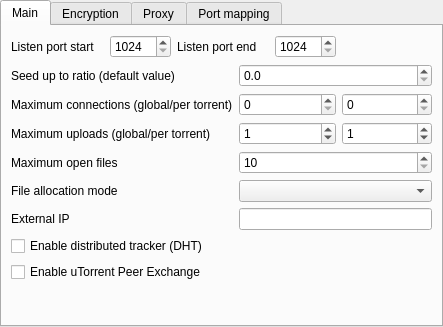
<ui version="4.0" >
 <class>SettingsTorrentForm</class>
 <widget class="QWidget" name="SettingsTorrentForm" >
  <property name="geometry" >
   <rect>
    <x>0</x>
    <y>0</y>
    <width>443</width>
    <height>327</height>
   </rect>
  </property>
  <property name="windowTitle" >
   <string>BitTorrent</string>
  </property>
  <layout class="QGridLayout" >
   <property name="leftMargin" >
    <number>0</number>
   </property>
   <property name="topMargin" >
    <number>0</number>
   </property>
   <property name="rightMargin" >
    <number>0</number>
   </property>
   <property name="bottomMargin" >
    <number>0</number>
   </property>
   <item row="0" column="0" >
    <widget class="QTabWidget" name="tabWidget" >
     <property name="currentIndex" >
      <number>0</number>
     </property>
     <widget class="QWidget" name="tab" >
      <attribute name="title" >
       <string>Main</string>
      </attribute>
      <layout class="QGridLayout" >
       <item row="0" column="0" colspan="3" >
        <layout class="QHBoxLayout" >
         <property name="spacing" >
          <number>6</number>
         </property>
         <property name="leftMargin" >
          <number>0</number>
         </property>
         <property name="topMargin" >
          <number>0</number>
         </property>
         <property name="rightMargin" >
          <number>0</number>
         </property>
         <property name="bottomMargin" >
          <number>0</number>
         </property>
         <item>
          <widget class="QLabel" name="label" >
           <property name="sizePolicy" >
            <sizepolicy vsizetype="Preferred" hsizetype="Expanding" >
             <horstretch>0</horstretch>
             <verstretch>0</verstretch>
            </sizepolicy>
           </property>
           <property name="text" >
            <string>Listen port start</string>
           </property>
          </widget>
         </item>
         <item>
          <widget class="QSpinBox" name="spinListenStart" >
           <property name="minimum" >
            <number>1024</number>
           </property>
           <property name="maximum" >
            <number>32768</number>
           </property>
          </widget>
         </item>
         <item>
          <widget class="QLabel" name="label_2" >
           <property name="sizePolicy" >
            <sizepolicy vsizetype="Preferred" hsizetype="Expanding" >
             <horstretch>0</horstretch>
             <verstretch>0</verstretch>
            </sizepolicy>
           </property>
           <property name="text" >
            <string>Listen port end</string>
           </property>
          </widget>
         </item>
         <item>
          <widget class="QSpinBox" name="spinListenEnd" >
           <property name="minimum" >
            <number>1024</number>
           </property>
           <property name="maximum" >
            <number>32768</number>
           </property>
          </widget>
         </item>
        </layout>
       </item>
       <item row="1" column="0" colspan="2" >
        <widget class="QLabel" name="label_3" >
         <property name="sizePolicy" >
          <sizepolicy vsizetype="Preferred" hsizetype="Expanding" >
           <horstretch>0</horstretch>
           <verstretch>0</verstretch>
          </sizepolicy>
         </property>
         <property name="text" >
          <string>Seed up to ratio (default value)</string>
         </property>
        </widget>
       </item>
       <item row="1" column="2" colspan="2" >
        <widget class="QDoubleSpinBox" name="spinRatio" >
         <property name="decimals" >
          <number>1</number>
         </property>
         <property name="minimum" >
          <double>0.000000000000000</double>
         </property>
         <property name="singleStep" >
          <double>0.100000000000000</double>
         </property>
        </widget>
       </item>
       <item row="2" column="0" colspan="2" >
        <widget class="QLabel" name="label_4" >
         <property name="sizePolicy" >
          <sizepolicy vsizetype="Preferred" hsizetype="Expanding" >
           <horstretch>0</horstretch>
           <verstretch>0</verstretch>
          </sizepolicy>
         </property>
         <property name="text" >
          <string>Maximum connections (global/per torrent)</string>
         </property>
        </widget>
       </item>
       <item row="2" column="2" >
        <widget class="QSpinBox" name="spinConnections" >
         <property name="maximum" >
          <number>10000</number>
         </property>
        </widget>
       </item>
       <item row="2" column="3" >
        <widget class="QSpinBox" name="spinConnectionsLocal" >
         <property name="maximum" >
          <number>10000</number>
         </property>
        </widget>
       </item>
       <item row="3" column="0" colspan="2" >
        <widget class="QLabel" name="label_5" >
         <property name="text" >
          <string>Maximum uploads (global/per torrent)</string>
         </property>
        </widget>
       </item>
       <item row="3" column="2" >
        <widget class="QSpinBox" name="spinUploads" >
         <property name="value" >
          <number>1</number>
         </property>
        </widget>
       </item>
       <item row="3" column="3" >
        <widget class="QSpinBox" name="spinUploadsLocal" >
         <property name="value" >
          <number>1</number>
         </property>
        </widget>
       </item>
       <item row="4" column="0" colspan="2" >
        <widget class="QLabel" name="label_6" >
         <property name="text" >
          <string>Maximum open files</string>
         </property>
        </widget>
       </item>
       <item row="4" column="2" colspan="2" >
        <widget class="QSpinBox" name="spinFiles" >
         <property name="minimum" >
          <number>10</number>
         </property>
         <property name="maximum" >
          <number>500</number>
         </property>
        </widget>
       </item>
       <item row="5" column="0" colspan="2" >
        <widget class="QLabel" name="label_7" >
         <property name="text" >
          <string>File allocation mode</string>
         </property>
        </widget>
       </item>
       <item row="5" column="2" colspan="2" >
        <widget class="QComboBox" name="comboAllocation" />
       </item>
       <item row="6" column="0" >
        <widget class="QLabel" name="label_8" >
         <property name="text" >
          <string>External IP</string>
         </property>
        </widget>
       </item>
       <item row="6" column="2" colspan="2" >
        <widget class="QLineEdit" name="lineIP" />
       </item>
       <item row="7" column="0" colspan="2" >
        <widget class="QCheckBox" name="checkDHT" >
         <property name="text" >
          <string>Enable distributed tracker (DHT)</string>
         </property>
        </widget>
       </item>
       <item row="8" column="0" colspan="2" >
        <widget class="QCheckBox" name="checkPEX" >
         <property name="text" >
          <string>Enable uTorrent Peer Exchange</string>
         </property>
        </widget>
       </item>
       <item row="9" column="1" colspan="2" >
        <spacer>
         <property name="orientation" >
          <enum>Qt::Vertical</enum>
         </property>
         <property name="sizeHint" >
          <size>
           <width>141</width>
           <height>21</height>
          </size>
         </property>
        </spacer>
       </item>
      </layout>
     </widget>
     <widget class="QWidget" name="tab_2" >
      <attribute name="title" >
       <string>Encryption</string>
      </attribute>
      <layout class="QGridLayout" >
       <item row="0" column="0" >
        <widget class="QLabel" name="label_12" >
         <property name="text" >
          <string>Encryption of incoming connections</string>
         </property>
        </widget>
       </item>
       <item row="0" column="1" >
        <widget class="QComboBox" name="comboEncIncoming" />
       </item>
       <item row="1" column="0" >
        <widget class="QLabel" name="label_13" >
         <property name="text" >
          <string>Encryption of outgoing connections</string>
         </property>
        </widget>
       </item>
       <item row="1" column="1" >
        <widget class="QComboBox" name="comboEncOutgoing" />
       </item>
       <item row="2" column="0" >
        <widget class="QLabel" name="label_14" >
         <property name="text" >
          <string>Encryption levels</string>
         </property>
        </widget>
       </item>
       <item row="2" column="1" >
        <widget class="QComboBox" name="comboEncLevel" />
       </item>
       <item row="3" column="1" >
        <widget class="QCheckBox" name="checkEncRC4Prefer" >
         <property name="text" >
          <string>Prefer RC4</string>
         </property>
        </widget>
       </item>
       <item row="4" column="0" >
        <spacer>
         <property name="orientation" >
          <enum>Qt::Vertical</enum>
         </property>
         <property name="sizeHint" >
          <size>
           <width>20</width>
           <height>131</height>
          </size>
         </property>
        </spacer>
       </item>
      </layout>
     </widget>
     <widget class="QWidget" name="tab_3" >
      <attribute name="title" >
       <string>Proxy</string>
      </attribute>
      <layout class="QGridLayout" >
       <item row="0" column="0" >
        <widget class="QLabel" name="label_9" >
         <property name="text" >
          <string>Tracker</string>
         </property>
        </widget>
       </item>
       <item row="0" column="1" >
        <widget class="QComboBox" name="comboProxyTracker" />
       </item>
       <item row="1" column="0" >
        <widget class="QLabel" name="label_10" >
         <property name="text" >
          <string>Peer</string>
         </property>
        </widget>
       </item>
       <item row="1" column="1" >
        <widget class="QComboBox" name="comboProxyPeer" />
       </item>
       <item row="2" column="0" >
        <widget class="QLabel" name="label_11" >
         <property name="text" >
          <string>Web seed</string>
         </property>
        </widget>
       </item>
       <item row="2" column="1" >
        <widget class="QComboBox" name="comboProxySeed" />
       </item>
       <item row="3" column="0" >
        <spacer>
         <property name="orientation" >
          <enum>Qt::Vertical</enum>
         </property>
         <property name="sizeHint" >
          <size>
           <width>20</width>
           <height>40</height>
          </size>
         </property>
        </spacer>
       </item>
      </layout>
     </widget>
     <widget class="QWidget" name="Portmapping" >
      <attribute name="title" >
       <string>Port mapping</string>
      </attribute>
      <layout class="QGridLayout" >
       <item row="0" column="0" >
        <widget class="QCheckBox" name="checkUPNP" >
         <property name="text" >
          <string>Enable UPnP</string>
         </property>
        </widget>
       </item>
       <item row="1" column="0" >
        <widget class="QCheckBox" name="checkNATPMP" >
         <property name="text" >
          <string>Enable NAT-PMP</string>
         </property>
        </widget>
       </item>
       <item row="2" column="0" >
        <widget class="QCheckBox" name="checkLSD" >
         <property name="text" >
          <string>Enable LSD</string>
         </property>
        </widget>
       </item>
       <item row="3" column="1" >
        <spacer>
         <property name="orientation" >
          <enum>Qt::Vertical</enum>
         </property>
         <property name="sizeHint" >
          <size>
           <width>20</width>
           <height>40</height>
          </size>
         </property>
        </spacer>
       </item>
      </layout>
     </widget>
    </widget>
   </item>
  </layout>
 </widget>
 <resources>
  <include location="../gfx/resources.qrc" />
 </resources>
 <connections/>
</ui>
